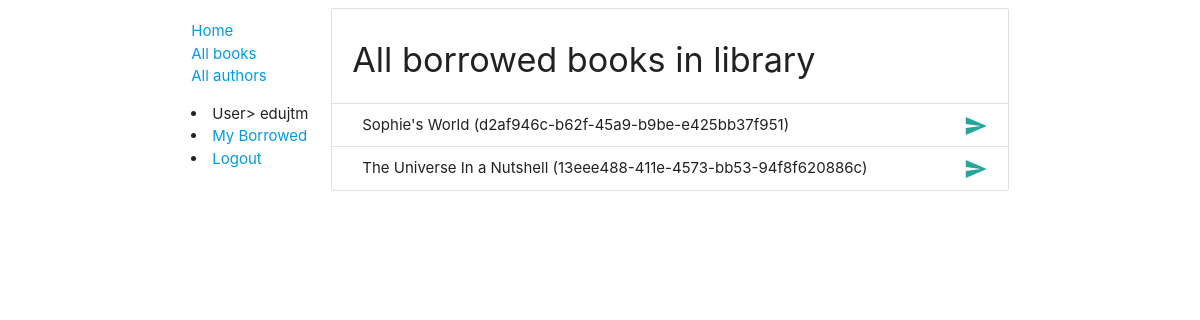
Before: /catalog/borrowed/ (signed in) with the older database file.
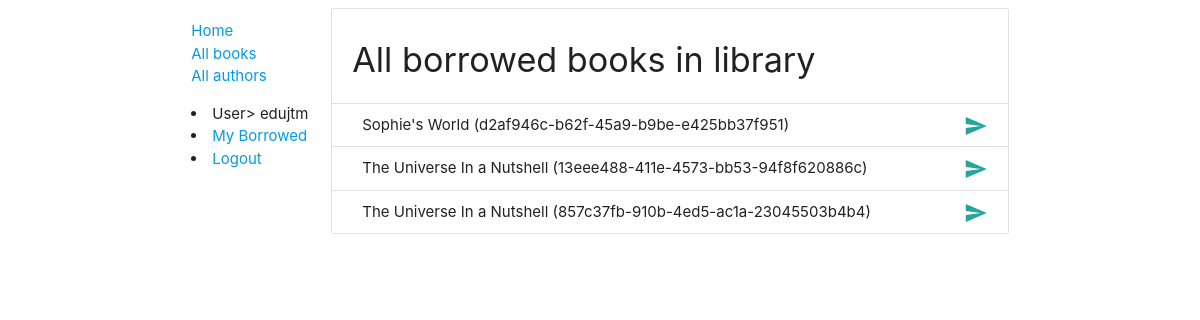
After: the same page with the newer database file.
### catalog/models.py (models this page shows, shortened)
class BookInstance(models.Model):
    id = models.UUIDField(primary_key=True, default=uuid.uuid4, help_text='ID exclusivo para esta cópia do livro em toda a biblioteca')
    book = models.ForeignKey('Book', on_delete=models.SET_NULL, null=True)
    imprint = models.CharField(max_length=200)
    due_back = models.DateField(null=True, blank=True)
    written_in = models.ForeignKey('Language', on_delete=models.SET_NULL, null=True)
    borrower = models.ForeignKey(User, on_delete=models.SET_NULL, null=True)
    LOAN_STATUS = (
        ('m', 'Manutencao'),
        ('e', 'Emprestado'),
        ('d', 'Disponivel'),
        ('r', 'Reservado'),
    )
    status = models.CharField(max_length=1, choices=LOAN_STATUS, blank=True, default='m', help_text='Disponibilidade do livro')
    class Meta:
        ordering = ['due_back']
        permissions = (("can_mark_returned", "Set book as returned"),)

class Book(models.Model):
    title = models.CharField(max_length=200)
    author = models.ForeignKey('Author', on_delete=models.SET_NULL, null=True)
    summary = models.TextField(max_length=1000, help_text='Digite uma breve descricao do livro')
    isbn = models.CharField('ISBN', max_length=13, help_text='<a href="https://www.isbn-international.org/content/what-isbn">Numero ISBN</a> de 13 caracteres.')
    genre = models.ManyToManyField(Genre, help_text='Selecione um genero para este livro.')
    class Meta:
        permissions = (("can_alter_books", "Change book properties"),)
    def display_genre(self):
        return ", ".join((genre.name for genre in self.genre.all()[:3]))
    display_genre.short_description = 'Genre'

### catalog/views.py (the view)
# urls.py: path('borrowed/', views.see_all_borrowed_books, name='see-borrowed'),
@permission_required('catalog.can_mark_returned')
def see_all_borrowed_books(request):
    borrowed_books = BookInstance.objects.filter(status__exact='r')
    context = {
        "borrowed_books": borrowed_books,
    }
    return render(request, 'catalog/librarian_borrowed_bookinstance.html', context=context)

### catalog/templates/catalog/librarian_borrowed_bookinstance.html
{% extends "base_generic.html" %}
{% block content %}
    {% if borrowed_books %}
        <div>
            <ul class="collection with-header">
                <li class="collection-header"><h4>All borrowed books in library</h4></li>
                {% for bookinst in borrowed_books %}
                    <li class="collection-item">
                        <div>
                            {{ bookinst.book.title }} ({{ bookinst.id }})
                            <a href="{% url 'renew-book-librarian' bookinst.id %}" class="secondary-content"><i class="material-icons">send</i></a>
                        </div>
                    </li>
                {% endfor %}
            </ul>
        </div>
    {% else %}
        <h2>There are no borrowed books in the library.</h2>
    {% endif %}
{% endblock %}

Changed rows visible on the page:
now on this page (row edited): BookInstance: book "The Universe In a Nutshell", id "857c37fb-910b-4ed5-ac1a-23045503b4b4"
